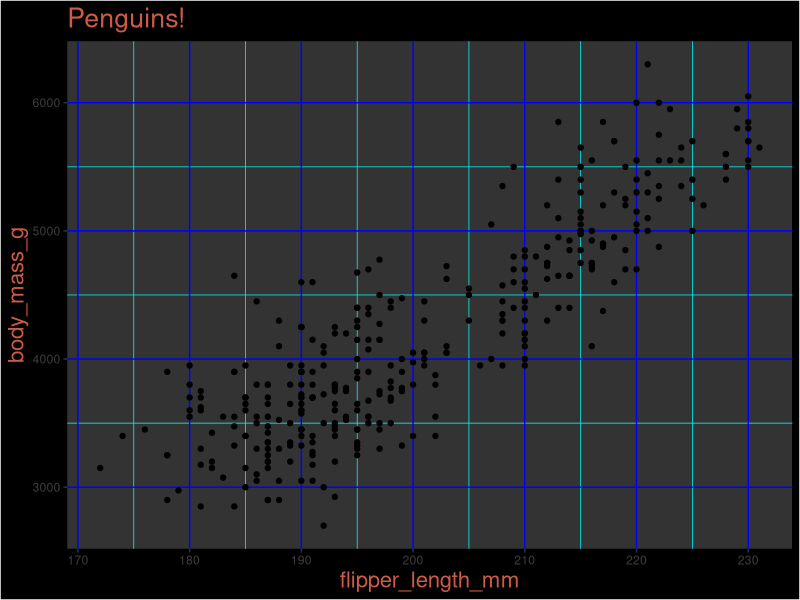

Reproduce this figure in R.
## ---- chunk 1
library(tidyverse)
library(palmerpenguins)
## ---- chunk 2
ggplot(data = penguins, aes(x = flipper_length_mm, y= body_mass_g)) +
  geom_point() +
  labs(title = "Penguins!") +
  theme(title = element_text(size = 16, color = "coral3"), 
        plot.background = element_rect(fill = "black"),
        panel.background = element_rect(fill = "gray20"),
        axis.text = element_text(color = "grey24"),
        panel.grid.major = element_line(color = "blue"),
        panel.grid.minor = element_line(color = "cyan"))
